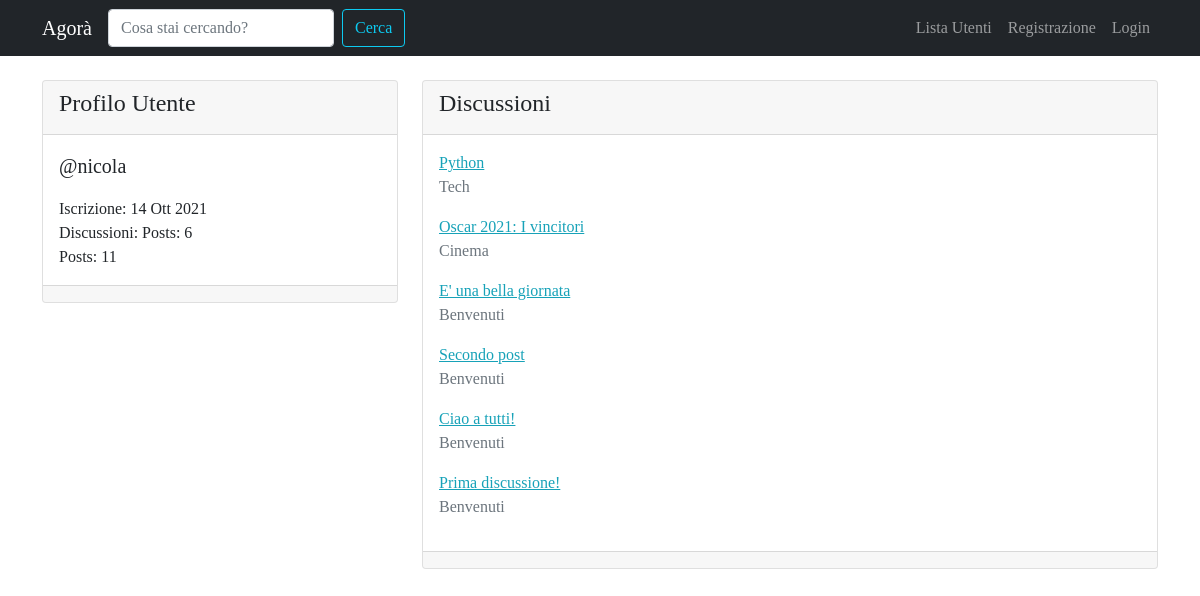
Screenshot of /user/nicola/ with the database file from the repository.
### forum/models.py (models this page shows, shortened)
class Discussione(models.Model):
    titolo = models.CharField(max_length=120)
    data_creazione = models.DateTimeField(auto_now_add=True)
    autore_discussione = models.ForeignKey(User, on_delete=models.CASCADE, related_name="discussioni")
    sezione_appartenenza = models.ForeignKey(Sezione, on_delete=models.CASCADE)
    def get_absolute_url(self):
        return reverse("visualizza_discussione", kwargs={"pk": self.pk})
    class Meta:
        verbose_name = "Discussione"
        verbose_name_plural = "Discussioni"

class Sezione(models.Model):
    nome_sezione = models.CharField(max_length=80)
    descrizione = models.CharField(max_length=150, blank=True, null=True)
    logo_sezione = models.ImageField(blank=True, null=True)
    def __str__(self):
        return self.nome_sezione
    class Meta:
        verbose_name = "Sezione"
        verbose_name_plural = "Sezioni"

### core/views.py (the view)
# urls.py: path('user/<str:username>/', views.user_profile_view, name='user_profile'),
def user_profile_view(request, username):
    user = get_object_or_404(User, username=username)
    discussioni_utente = Discussione.objects.filter(autore_discussione=user).order_by("-pk")
    context = {'user': user, 'discussioni_utente': discussioni_utente}
    return render(request, 'core/user_profile.html', context)

### core/templates/core/user_profile.html (shortened to what this page needs)
{% extends 'base.html' %}
{% block content %}
<div class="row mt-3">
    <div class="col-4">
        <div class="card my-2">
            <div class="card-header">
                <h4>{% if request.user == user %}Il Tuo {% endif %}Profilo Utente</h4>
            </div>
            <div class="card-body">
                <p class="lead">@{{ user }}</p>
                <p class="mb-0">Iscrizione: {{ user.date_joined|date:"d M Y" }}</p>
                <p class="mb-0">Discussioni: Posts: {{ user.discussioni.count }}</p>
                <p class="mb-0">Posts: {{ user.posts.count }}</p>
            </div>
            <div class="card-footer"></div>
        </div>
    </div>
    <div class="col-8">
        <div class="card my-2">
            <div class="card-header">
                <h4>Discussioni</h4>
            </div>
            <div class="card-body">
                {% for discussione in discussioni_utente %}
                    <a href="{{ discussione.get_absolute_url }}">{{ discussione.titolo }}</a>
                    <p class="text-muted">{{ discussione.sezione_appartenenza }}</p>
                {% empty %}
                    {% if request.user != user %}
                        <p>{{ user }} non ha creato alcuna discussione! </p>
                    {% else %}
                        <p>Non hai creato alcuna discussione, inizia subito!</p>
                    {% endif %}
                {% endfor %}
            </div>
            <div class="card-footer"></div>
        </div>
    </div>
</div>
{% endblock content %}

### static-storage/css/agora.css (style rules this page uses)
body { font-family: 'Slabo 27px', serif; }
a, a:hover { color: #17a2b8; }

### rows the page displays
Discussione: titolo "Python", sezione_appartenenza "Tech"
Discussione: titolo "Oscar 2021: I vincitori", sezione_appartenenza "Cinema"
Discussione: titolo "E' una bella giornata", sezione_appartenenza "Benvenuti"
Discussione: titolo "Secondo post", sezione_appartenenza "Benvenuti"
Discussione: titolo "Ciao a tutti!", sezione_appartenenza "Benvenuti"
Discussione: titolo "Prima discussione!", sezione_appartenenza "Benvenuti"

### other values shown
{{ user }} "nicola"
{{ user.date_joined|date:"d M Y" }} "14 Ott 2021"
{{ user.discussioni.count }} "6"
{{ user.posts.count }} "11"
